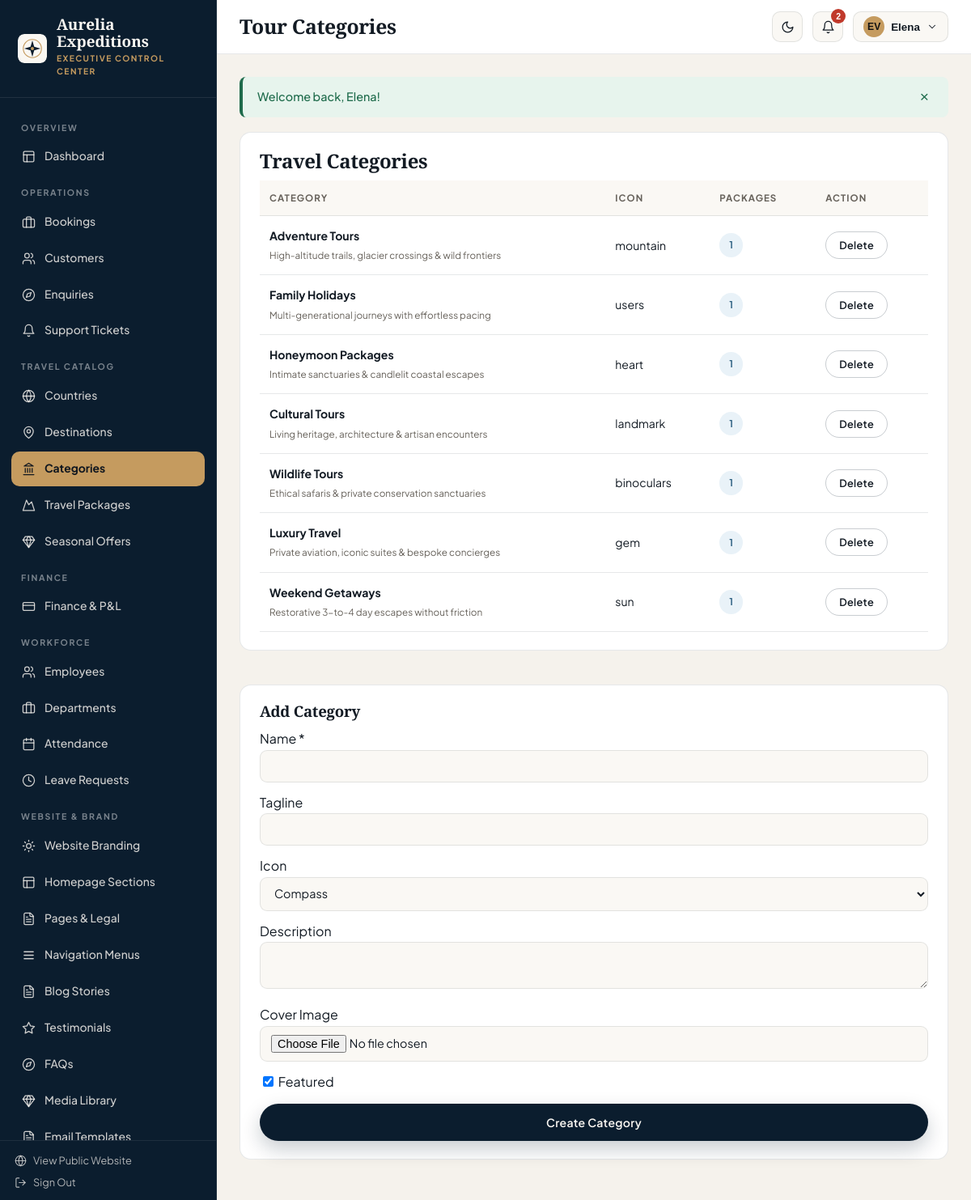
The app's page /admin/categories (signed in) with its own data.
### tables this page shows
CREATE TABLE `users` (
  `id` INT UNSIGNED NOT NULL AUTO_INCREMENT,
  `uuid` CHAR(36) NOT NULL,
  `first_name` VARCHAR(80) NOT NULL,
  `last_name` VARCHAR(80) NOT NULL,
  `email` VARCHAR(160) NOT NULL,
  `phone` VARCHAR(40) NULL,
  `password_hash` VARCHAR(255) NOT NULL,
  `avatar` VARCHAR(255) NULL,
  `status` ENUM('active','inactive','blocked') NOT NULL DEFAULT 'active',
  `email_verified_at` DATETIME NULL,
  `last_login_at` DATETIME NULL,
  `created_at` TIMESTAMP NOT NULL DEFAULT CURRENT_TIMESTAMP,
  `updated_at` TIMESTAMP NOT NULL DEFAULT CURRENT_TIMESTAMP ON UPDATE CURRENT_TIMESTAMP,
  `deleted_at` DATETIME NULL,
  PRIMARY KEY (`id`),
  UNIQUE KEY `uq_users_uuid` (`uuid`),
  UNIQUE KEY `uq_users_email` (`email`),
  KEY `idx_users_status` (`status`)
);

CREATE TABLE `travel_categories` (
  `id` INT UNSIGNED NOT NULL AUTO_INCREMENT,
  `name` VARCHAR(100) NOT NULL,
  `slug` VARCHAR(120) NOT NULL,
  `tagline` VARCHAR(200) NULL,
  `description` TEXT NULL,
  `icon` VARCHAR(60) NOT NULL DEFAULT 'compass',
  `image` VARCHAR(255) NULL,
  `is_featured` TINYINT(1) NOT NULL DEFAULT 1,
  `is_active` TINYINT(1) NOT NULL DEFAULT 1,
  `sort_order` INT NOT NULL DEFAULT 0,
  `created_at` TIMESTAMP NOT NULL DEFAULT CURRENT_TIMESTAMP,
  `updated_at` TIMESTAMP NOT NULL DEFAULT CURRENT_TIMESTAMP ON UPDATE CURRENT_TIMESTAMP,
  `deleted_at` DATETIME NULL,
  PRIMARY KEY (`id`),
  UNIQUE KEY `uq_cat_slug` (`slug`)
);

### views/admin/travel/categories.php (the view, shortened to what the rows shown need)
<div class="dash-grid-2" style="grid-template-columns:1.35fr 0.9fr;">
    <div class="panel-card">
        <h2>Travel Categories</h2>
        <div class="table-wrap">
            <table class="data-table">
                <thead><tr><th>Category</th><th>Icon</th><th>Packages</th><th>Action</th></tr></thead>
                <tbody>
                    <?php foreach ($categories as $c): ?>
                        <tr>
                            <td><strong><?= e($c['name']) ?></strong><br><small style="color:var(--dash-muted);"><?= e($c['tagline']) ?></small></td>
                            <td><?= e($c['icon']) ?></td>
                            <td><span class="badge-pill badge-info"><?= (int) $c['package_count'] ?></span></td>
                            <td>
                                <form method="POST" action="<?= url('/admin/categories/' . (int) $c['id'] . '/delete') ?>" style="margin:0;">
                                    <button type="submit" data-confirm="Remove category?" class="btn-brand btn-brand-outline btn-sm-pill">Delete</button>
                                </form>
                            </td>
                        </tr>
                    <?php endforeach; ?>
                </tbody>
            </table>
        </div>
    </div>
    <div class="panel-card">
        <h3>Add Category</h3>
        <form method="POST" action="<?= url('/admin/categories/create') ?>" enctype="multipart/form-data">
            <div style="margin-bottom:12px;"><label class="form-label-editorial">Name *</label><input type="text" name="name" required class="dash-input"></div>
            <div style="margin-bottom:12px;"><label class="form-label-editorial">Tagline</label><input type="text" name="tagline" class="dash-input"></div>
            <div style="margin-bottom:12px;">
                <label class="form-label-editorial">Icon</label>
                <select name="icon" class="dash-select">
                    <?php foreach (['compass','mountain','users','heart','landmark','binoculars','gem','sun'] as $ic): ?>
                        <option value="<?= $ic ?>"><?= ucfirst($ic) ?></option>
                    <?php endforeach; ?>
                </select>
            </div>
            <div style="margin-bottom:12px;"><label class="form-label-editorial">Description</label><textarea name="description" rows="2" class="dash-textarea"></textarea></div>
            <div style="margin-bottom:12px;"><label class="form-label-editorial">Cover Image</label><input type="file" name="image" accept="image/*" class="dash-input"></div>
            <label style="display:block;margin-bottom:14px;"><input type="checkbox" name="is_featured" value="1" checked> Featured</label>
            <button type="submit" class="btn-brand btn-brand-primary" style="width:100%;">Create Category</button>
        </form>
    </div>
</div>

### core/Router.php (shortened to what the rows shown need)
<?php
class Router
{
    private array $routes = [];
    public function addRoute(string $method, string $path, callable|array $handler, array $middleware = []): void
    {
        $normalized = '/' . trim($path, '/');
        if ($normalized !== '/') {
            $normalized = rtrim($normalized, '/');
        }
        $pattern = preg_replace('#\{([a-zA-Z_][a-zA-Z0-9_]*)\}#', '(?P<$1>[^/]+)', $normalized);
        $regex = '#^' . $pattern . '$#';
        $this->routes[] = [
            'method' => strtoupper($method),
            'path' => $normalized,
            'regex' => $regex,
            'handler' => $handler,
            'middleware' => $middleware,
        ];
    }
    public function dispatch(string $requestUri, string $requestMethod): void
    {
        $path = parse_url($requestUri, PHP_URL_PATH) ?? '/';
        $basePath = base_path();
        if ($basePath !== '' && str_starts_with($path, $basePath)) {
            $path = substr($path, strlen($basePath));
        }
        $path = '/' . trim($path, '/');
        if ($path !== '/') {
            $path = rtrim($path, '/');
        }
        $method = strtoupper($requestMethod);
        foreach ($this->routes as $route) {
            if ($route['method'] !== $method) {
                continue;
            }
            if (preg_match($route['regex'], $path, $matches)) {
                $params = [];
                foreach ($route['middleware'] as $mw) {
                    if (is_callable($mw)) {
                        $mw($params);
                    } elseif (is_string($mw) && class_exists($mw)) {
                        (new $mw())->handle($params);
                    } elseif (is_array($mw) && isset($mw[0]) && class_exists($mw[0])) {
                        $instance = new $mw[0]();
                        $args = array_slice($mw, 1);
                        $instance->handle($params, ...$args);
                    }
                }
                $handler = $route['handler'];
                if (is_array($handler)) {
                    [$controllerClass, $action] = $handler;
                    $controller = new $controllerClass();
                    $controller->$action($params);
                    return;
                }
                return;
            }
        }
    }
}

### views/layouts/dashboard.php (shortened to what the rows shown need)
<?php
$brand = \App\Services\BrandingService::getAll();
$user = \Core\Auth::user();
$portal = $portal ?? 'admin';
$isPreview = !empty($brand['is_previewing']);
$unreadCount = $user ? \App\Services\NotificationService::unreadCount((int) $user['id']) : 0;
$portalLabel = match ($portal) {
    'hr' => 'HR Operations Portal',
    'employee' => 'Specialist Workspace',
    'customer' => 'Traveller Portal',
    default => 'Executive Control Center',
};
?>
<!DOCTYPE html>
<html lang="en">
<head>
    <link rel="stylesheet" href="<?= asset('css/design-system.css') ?>">
    <link rel="stylesheet" href="<?= asset('css/dashboard.css') ?>">
</head>
<body class="portal-<?= e($portal) ?> <?= $isPreview ? 'has-preview-ribbon' : '' ?>">
<div class="dash-shell">
    <aside class="dash-sidebar">
        <a href="<?= url('/' . ($portal === 'admin' ? 'admin' : $portal)) ?>" class="sidebar-brand">
            <img src="<?= e(brand_logo('light')) ?>" alt="<?= e($brand['website_name']) ?>">
            <div>
                <div style="font-family:var(--font-display);font-size:1.18rem;font-weight:700;color:#FAF7F2;line-height:1.1;">
                    <?= e($brand['website_name']) ?>
                </div>
                <span class="sidebar-portal-tag"><?= e($portalLabel) ?></span>
            </div>
        </a>
        <div class="sidebar-scroll">
            <?php if ($portal === 'admin'): ?>
                <div class="sidebar-group-label">Overview</div>
                <a href="<?= url('/admin') ?>" class="sidebar-link <?= current_route_path() === '/admin' ? 'active' : '' ?>"><?= svg_icon('layout', 17) ?> Dashboard</a>
                <?php if (can('bookings.view')): ?>
                    <div class="sidebar-group-label">Operations</div>
                    <a href="<?= url('/admin/bookings') ?>" class="sidebar-link <?= is_active_nav('/admin/bookings') ?>"><?= svg_icon('briefcase', 17) ?> Bookings</a>
                <?php endif; ?>
                <?php if (can('customers.view')): ?>
                    <a href="<?= url('/admin/customers') ?>" class="sidebar-link <?= is_active_nav('/admin/customers') ?>"><?= svg_icon('users', 17) ?> Customers</a>
                <?php endif; ?>
                <?php if (can('enquiries.view')): ?>
                    <a href="<?= url('/admin/enquiries') ?>" class="sidebar-link <?= is_active_nav('/admin/enquiries') ?>"><?= svg_icon('compass', 17) ?> Enquiries</a>
                <?php endif; ?>
                <?php if (can('support.manage')): ?>
                    <a href="<?= url('/admin/support') ?>" class="sidebar-link <?= is_active_nav('/admin/support') ?>"><?= svg_icon('bell', 17) ?> Support Tickets</a>
                <?php endif; ?>
                <?php if (can('packages.view') || can('destinations.view') || can('categories.view')): ?>
                    <div class="sidebar-group-label">Travel Catalog</div>
                    <?php if (can('destinations.view')): ?>
                        <a href="<?= url('/admin/countries') ?>" class="sidebar-link <?= is_active_nav('/admin/countries') ?>"><?= svg_icon('globe', 17) ?> Countries</a>
                        <a href="<?= url('/admin/destinations') ?>" class="sidebar-link <?= is_active_nav('/admin/destinations') ?>"><?= svg_icon('map-pin', 17) ?> Destinations</a>
                    <?php endif; ?>
                    <?php if (can('categories.view')): ?>
                        <a href="<?= url('/admin/categories') ?>" class="sidebar-link <?= is_active_nav('/admin/categories') ?>"><?= svg_icon('landmark', 17) ?> Categories</a>
                    <?php endif; ?>
                    <?php if (can('packages.view')): ?>
                        <a href="<?= url('/admin/packages') ?>" class="sidebar-link <?= is_active_nav('/admin/packages') ?>"><?= svg_icon('mountain', 17) ?> Travel Packages</a>
                    <?php endif; ?>
                    <?php if (can('offers.manage')): ?>
                        <a href="<?= url('/admin/offers') ?>" class="sidebar-link <?= is_active_nav('/admin/offers') ?>"><?= svg_icon('gem', 17) ?> Seasonal Offers</a>
                    <?php endif; ?>
                <?php endif; ?>
                <?php if (can('finance.view')): ?>
                    <div class="sidebar-group-label">Finance</div>
                    <a href="<?= url('/admin/finance') ?>" class="sidebar-link <?= is_active_nav('/admin/finance') ?>"><?= svg_icon('credit-card', 17) ?> Finance &amp; P&amp;L</a>
                <?php endif; ?>
                <?php if (can('employees.view')): ?>
                    <div class="sidebar-group-label">Workforce</div>
                    <a href="<?= url('/admin/employees') ?>" class="sidebar-link <?= is_active_nav('/admin/employees') ?>"><?= svg_icon('users', 17) ?> Employees</a>
                    <a href="<?= url('/admin/departments') ?>" class="sidebar-link <?= is_active_nav('/admin/departments') ?>"><?= svg_icon('briefcase', 17) ?> Departments</a>
                    <a href="<?= url('/admin/attendance') ?>" class="sidebar-link <?= is_active_nav('/admin/attendance') ?>"><?= svg_icon('calendar', 17) ?> Attendance</a>
                    <a href="<?= url('/admin/leaves') ?>" class="sidebar-link <?= is_active_nav('/admin/leaves') ?>"><?= svg_icon('clock', 17) ?> Leave Requests</a>
                <?php endif; ?>
                <?php if (can('branding.view') || can('website.view') || can('seo.manage')): ?>
                    <div class="sidebar-group-label">Website &amp; Brand</div>
                    <?php if (can('branding.view')): ?>
                        <a href="<?= url('/admin/branding') ?>" class="sidebar-link <?= is_active_nav('/admin/branding') ?>"><?= svg_icon('sun', 17) ?> Website Branding</a>
                    <?php endif; ?>
                    <?php if (can('website.view')): ?>
                        <a href="<?= url('/admin/homepage-sections') ?>" class="sidebar-link <?= is_active_nav('/admin/homepage-sections') ?>"><?= svg_icon('layout', 17) ?> Homepage Sections</a>
                        <a href="<?= url('/admin/pages') ?>" class="sidebar-link <?= is_active_nav('/admin/pages') ?>"><?= svg_icon('file-text', 17) ?> Pages &amp; Legal</a>
                        <a href="<?= url('/admin/menus') ?>" class="sidebar-link <?= is_active_nav('/admin/menus') ?>"><?= svg_icon('menu', 17) ?> Navigation Menus</a>
                        <a href="<?= url('/admin/blogs') ?>" class="sidebar-link <?= is_active_nav('/admin/blogs') ?>"><?= svg_icon('file-text', 17) ?> Blog Stories</a>
                        <a href="<?= url('/admin/testimonials') ?>" class="sidebar-link <?= is_active_nav('/admin/testimonials') ?>"><?= svg_icon('star', 17) ?> Testimonials</a>
                        <a href="<?= url('/admin/faqs') ?>" class="sidebar-link <?= is_active_nav('/admin/faqs') ?>"><?= svg_icon('compass', 17) ?> FAQs</a>
                        <a href="<?= url('/admin/media') ?>" class="sidebar-link <?= is_active_nav('/admin/media') ?>"><?= svg_icon('gem', 17) ?> Media Library</a>
                        <a href="<?= url('/admin/email-templates') ?>" class="sidebar-link <?= is_active_nav('/admin/email-templates') ?>"><?= svg_icon('file-text', 17) ?> Email Templates</a>
                    <?php endif; ?>
                <?php endif; ?>
            <?php endif; ?>
        </div>
        <div class="sidebar-footer">
            <a href="<?= url('/') ?>" style="display:flex;align-items:center;gap:8px;opacity:0.85;margin-bottom:8px;">
                <?= svg_icon('globe', 15) ?> View Public Website
            </a>
            <form method="POST" action="<?= url('/logout') ?>" style="margin:0;">
                <button type="submit" style="background:none;border:none;color:inherit;padding:0;cursor:pointer;display:flex;align-items:center;gap:8px;font-family:inherit;font-size:inherit;opacity:0.85;">
                    <?= svg_icon('log-out', 15) ?> Sign Out
                </button>
            </form>
        </div>
    </aside>
    <div class="dash-main">
        <header class="dash-topbar">
            <div class="topbar-left">
                <h1 class="topbar-title"><?= e($pageTitle ?? 'Dashboard') ?></h1>
            </div>
            <div class="topbar-actions">
                <button type="button" class="icon-btn" data-theme-toggle title="Toggle light/dark mode" aria-label="Toggle theme">
                    <?= svg_icon('moon', 17) ?>
                </button>
                <div class="dropdown-wrap">
                    <button type="button" class="icon-btn" data-dropdown-btn="notif-popover" aria-label="Notifications">
                        <?= svg_icon('bell', 17) ?>
                        <?php if ($unreadCount > 0): ?>
                            <span class="notif-dot"><?= $unreadCount > 9 ? '9+' : $unreadCount ?></span>
                        <?php endif; ?>
                    </button>
                </div>
                <div class="dropdown-wrap">
                    <button type="button" class="icon-btn" style="width:auto;padding:0 12px;gap:8px;" data-dropdown-btn="profile-popover">
                        <span style="width:26px;height:26px;border-radius:50%;background:var(--brand-accent);color:#111;display:inline-flex;align-items:center;justify-content:center;font-weight:700;font-size:0.76rem;">
                            <?= e(strtoupper(substr($user['first_name'] ?? 'U', 0, 1) . substr($user['last_name'] ?? '', 0, 1))) ?>
                        </span>
                        <span style="font-size:0.84rem;font-weight:600;"><?= e($user['first_name'] ?? 'Account') ?></span>
                        <?= svg_icon('chevron-down', 14) ?>
                    </button>
                </div>
            </div>
        </header>
        <main class="dash-content">
            <?php require BASE_PATH . '/views/partials/flash.php'; ?>
            <?= $content ?>
        </main>
    </div>
</div>
</body>
</html>

### records on screen
users: first_name+last_name "EV", first_name "Elena"
travel_categories: name "Adventure Tours", tagline "High-altitude trails, glacier crossings & wild frontiers", icon "mountain", package_count "1"
travel_categories: name "Family Holidays", tagline "Multi-generational journeys with effortless pacing", icon "users", package_count "1"
travel_categories: name "Honeymoon Packages", tagline "Intimate sanctuaries & candlelit coastal escapes", icon "heart", package_count "1"
travel_categories: name "Cultural Tours", tagline "Living heritage, architecture & artisan encounters", icon "landmark", package_count "1"
travel_categories: name "Wildlife Tours", tagline "Ethical safaris & private conservation sanctuaries", icon "binoculars", package_count "1"
travel_categories: name "Luxury Travel", tagline "Private aviation, iconic suites & bespoke concierges", icon "gem", package_count "1"
travel_categories: name "Weekend Getaways", tagline "Restorative 3-to-4 day escapes without friction", icon "sun", package_count "1"

### other values on screen
$unreadCount "2"
$msg "Welcome back, Elena!"
form field icon "Compass"
